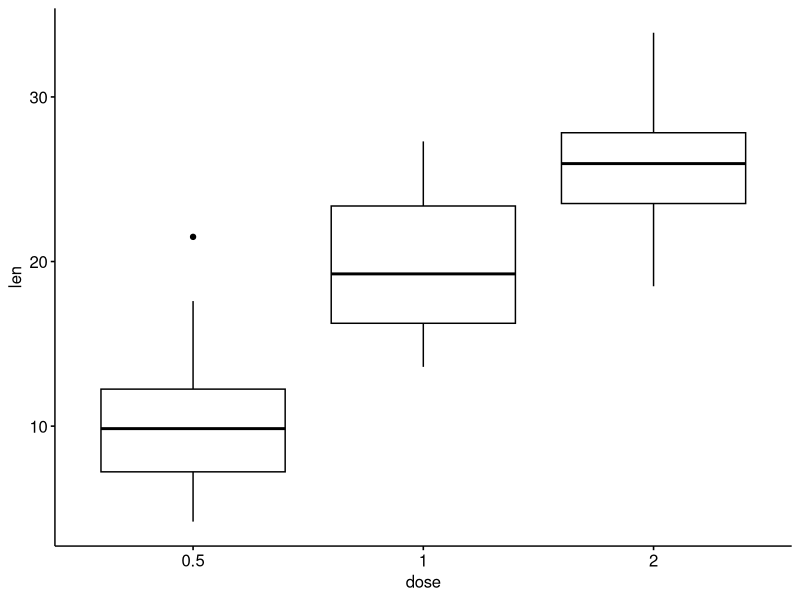
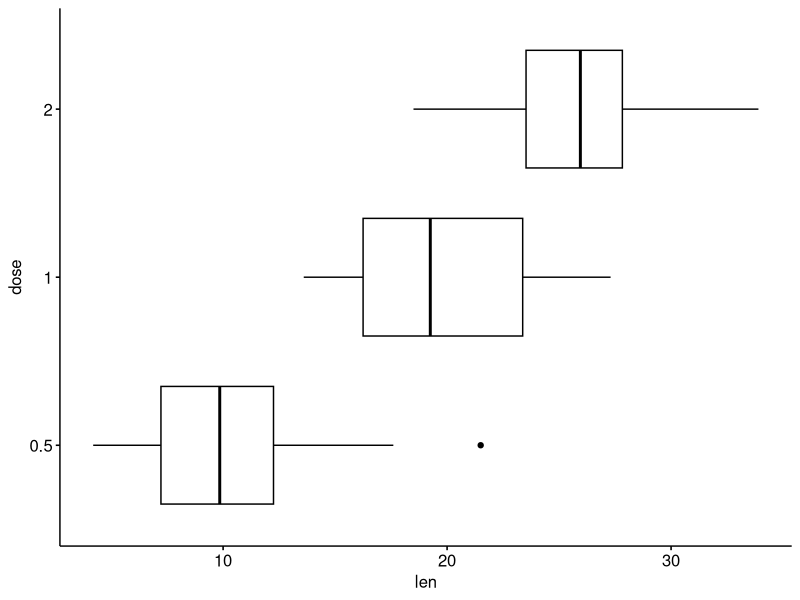
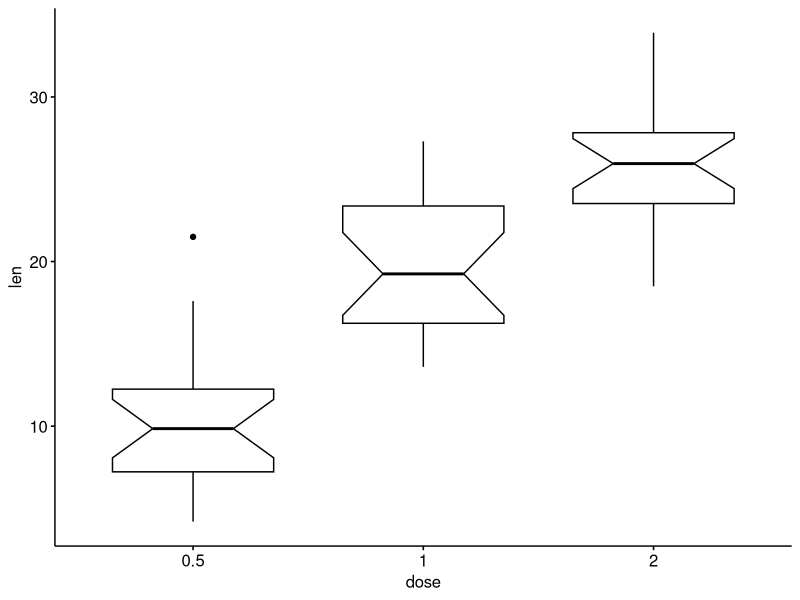
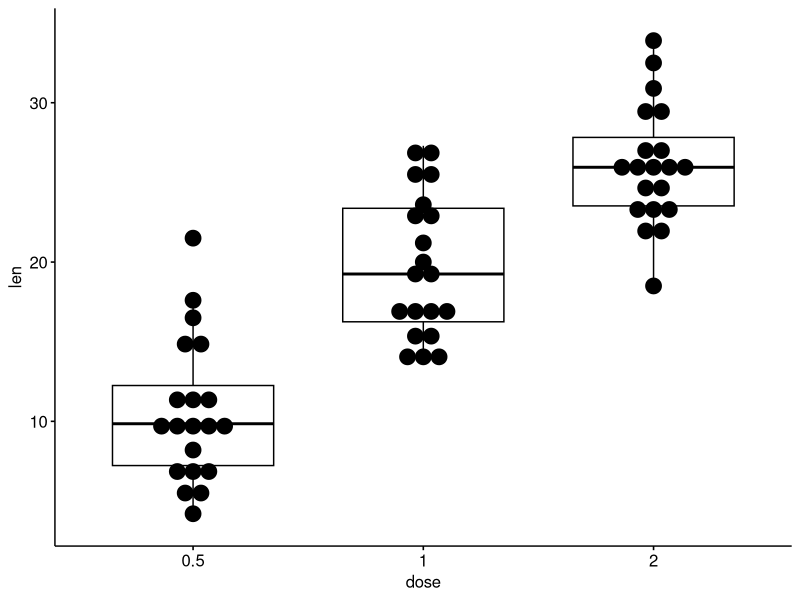
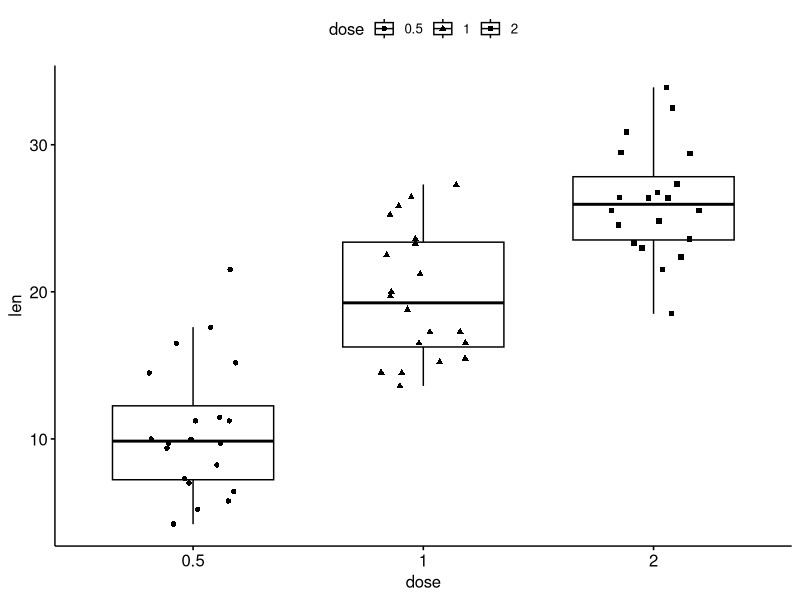
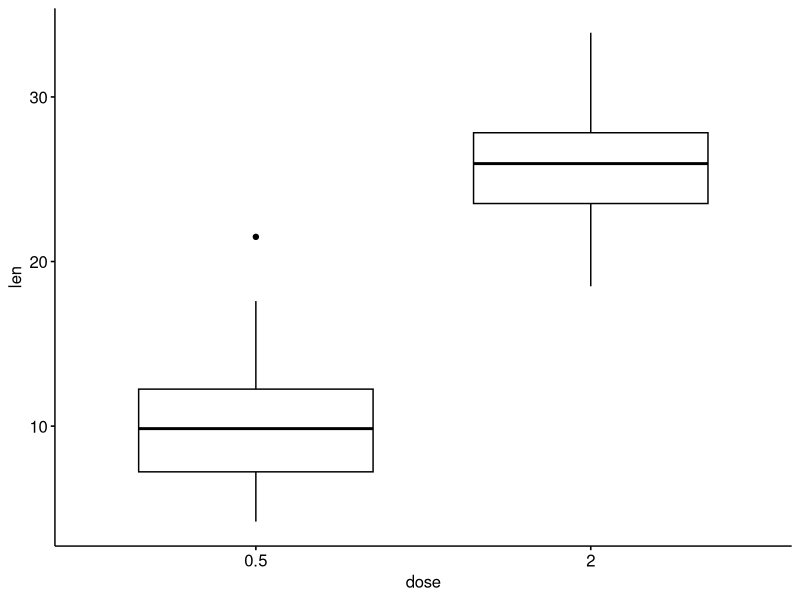
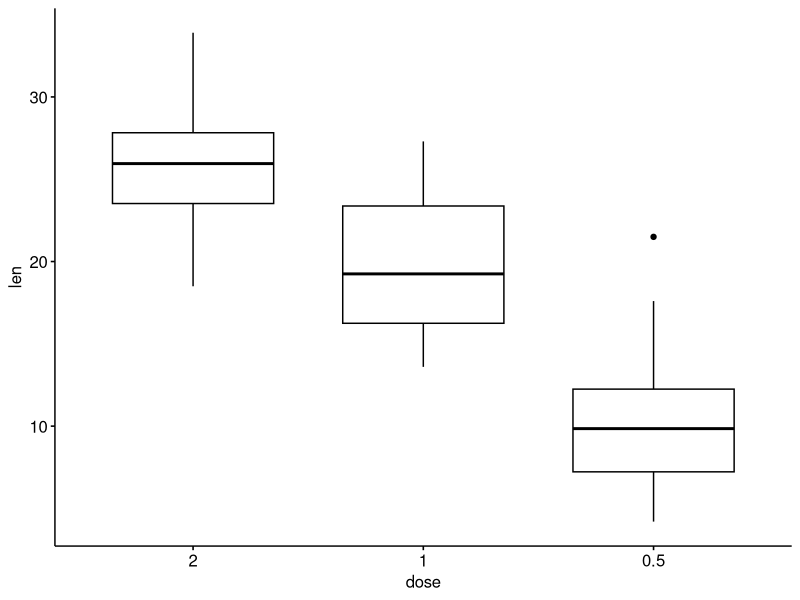
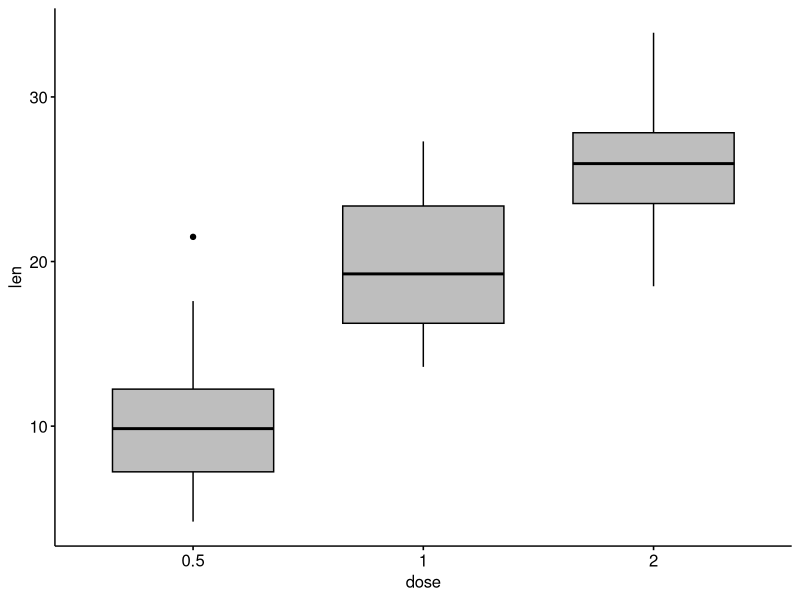

Source code (R) for these figures, in order:
library(ggpubr)

# Load data
data("ToothGrowth")
df <- ToothGrowth

# Basic plot
# +++++++++++++++++++++++++++
# width: change box plots width
ggboxplot(df, x = "dose", y = "len", width = 0.8) +
  stat_compare_means(
    label = "p.format",
    method = "t.test",
    symnum.args = list(cutpoints = c(0, 0.001,1),
                       symbols = "p<0.001")
  )


# Change orientation: horizontal
ggboxplot(df, "dose", "len", orientation = "horizontal")


# Notched box plot
ggboxplot(df, x = "dose", y = "len",
          notch = TRUE)


# Add dots
# ++++++++++++++++++++++++++
ggboxplot(df, x = "dose", y = "len",
          add = "dotplot")


# Add jitter points and change the shape by groups
ggboxplot(df, x = "dose", y = "len",
          add = "jitter", shape = "dose")



# Select and order items
# ++++++++++++++++++++++++++++++

# Select which items to display: "0.5" and "2"
ggboxplot(df, "dose", "len",
          select = c("0.5", "2"))


# Change the default order of items
ggboxplot(df, "dose", "len",
          order = c("2", "1", "0.5"))



# Change colors
# +++++++++++++++++++++++++++
# Change outline and fill colors
ggboxplot(df, "dose", "len",
          color = "black", fill = "gray")


# Change outline colors by groups: dose
# Use custom color palette
# Add jitter points and change the shape by groups
ggboxplot(df, "dose", "len",
          color = "dose", palette =c("#00AFBB", "#E7B800", "#FC4E07"),
          add = "jitter", shape = "dose")


# Change fill color by groups: dose
ggboxplot(df, "dose", "len",
          fill = "dose", palette = c("#00AFBB", "#E7B800", "#FC4E07"))



# Box plot with multiple groups
# +++++++++++++++++++++
# fill or color box plot by a second group : "supp"
ggboxplot(df, "dose", "len", color = "supp",
          palette = c("#00AFBB", "#E7B800"))




# Box plots with jittered points
# :::::::::::::::::::::::::::::::::::::::::::::::::::
# Change outline colors by groups: dose
# Use custom color palette
# Add jitter points and change the shape by groups
p <- ggboxplot(df, x = "dose", y = "len",
               color = "dose", palette =c("#00AFBB", "#E7B800", "#FC4E07"),
               add = "jitter", shape = "dose")
p


# Add p-values comparing groups
# Specify the comparisons you want
my_comparisons <- list( c("0.5", "1"), c("1", "2"), c("0.5", "2") )
p + stat_compare_means(comparisons = my_comparisons)+ # Add pairwise comparisons p-value
  stat_compare_means(label.y = 50)                   # Add global p-value
































